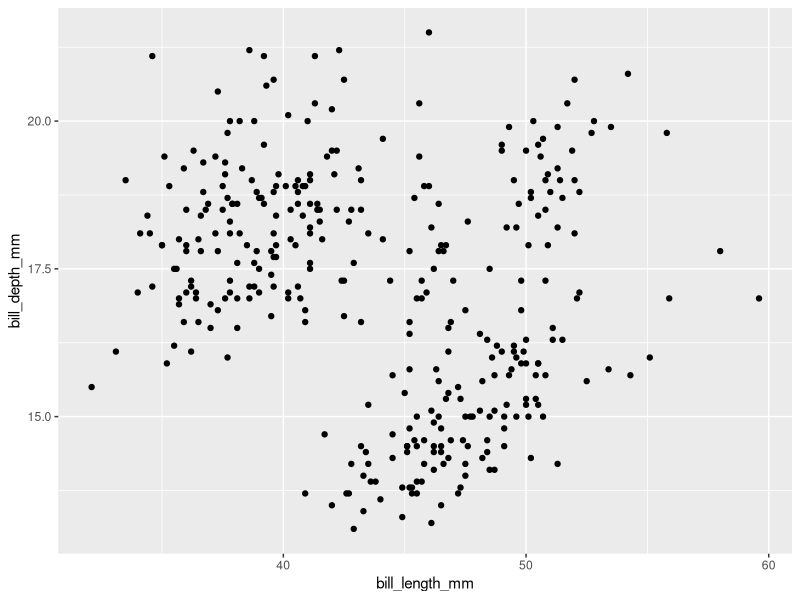
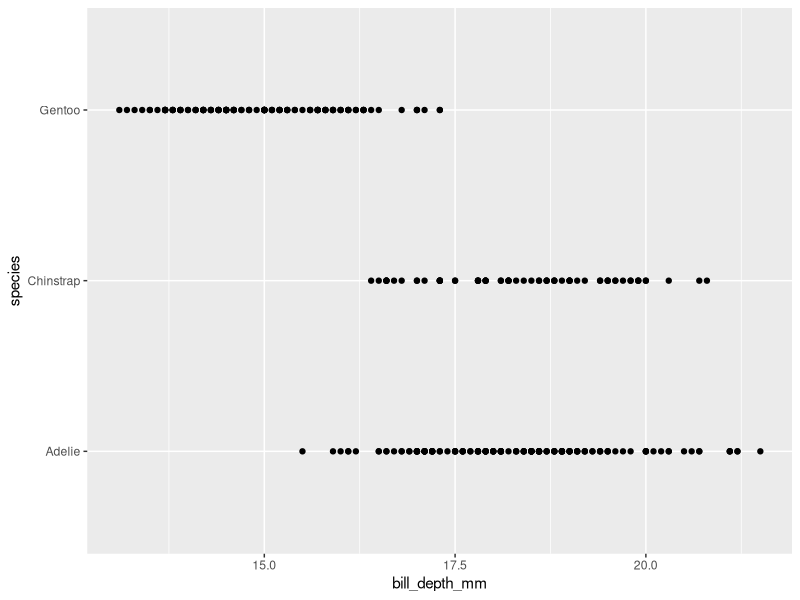
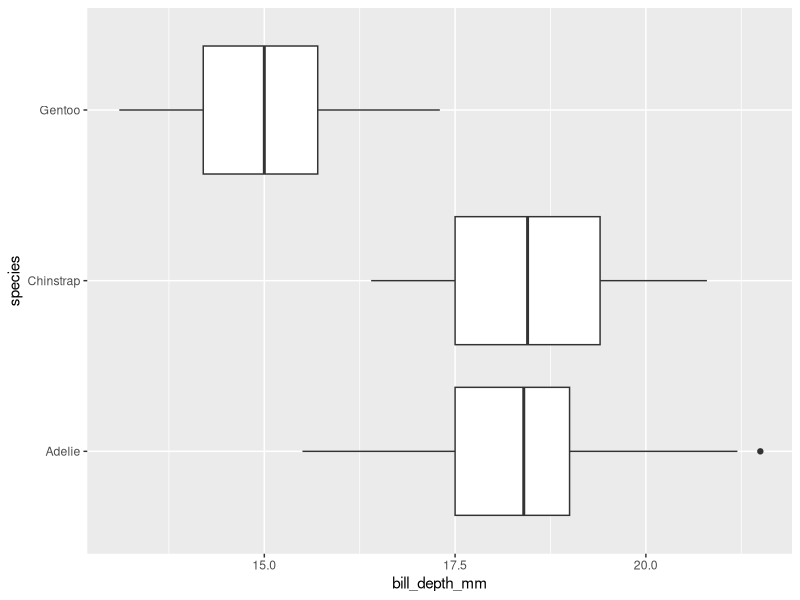
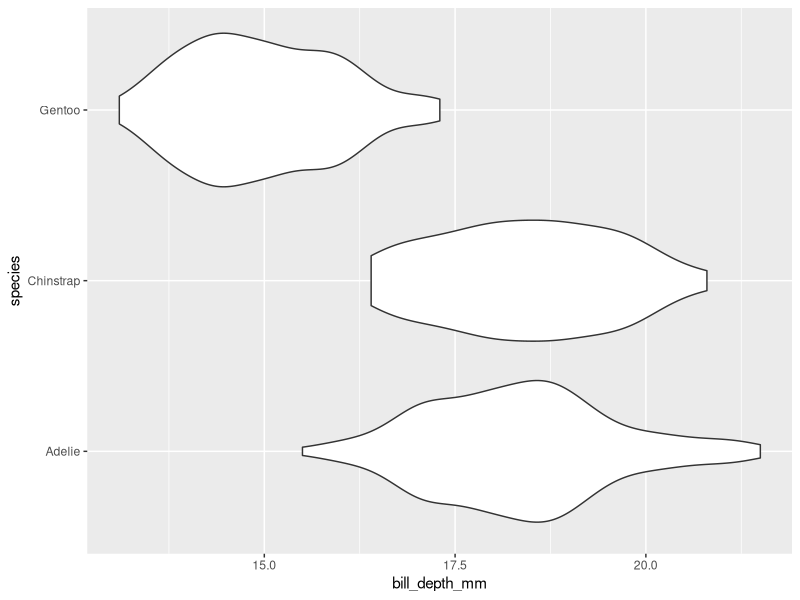
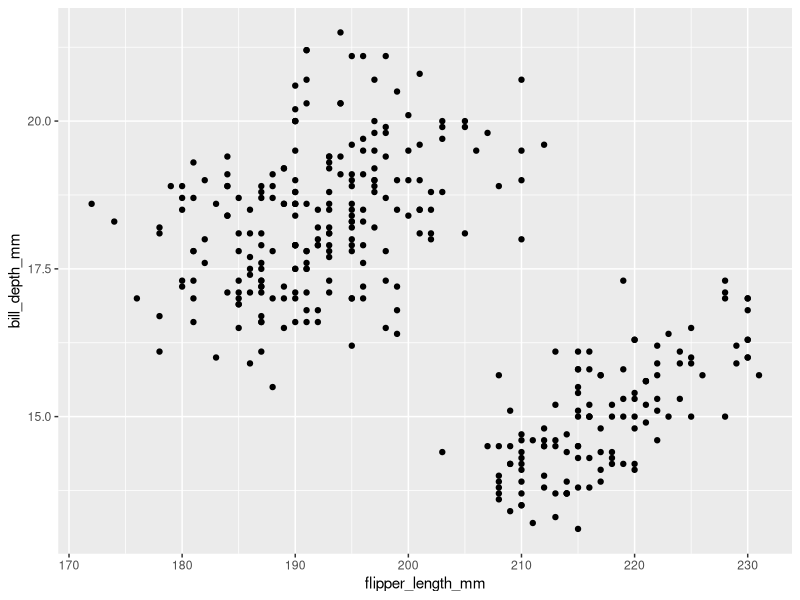
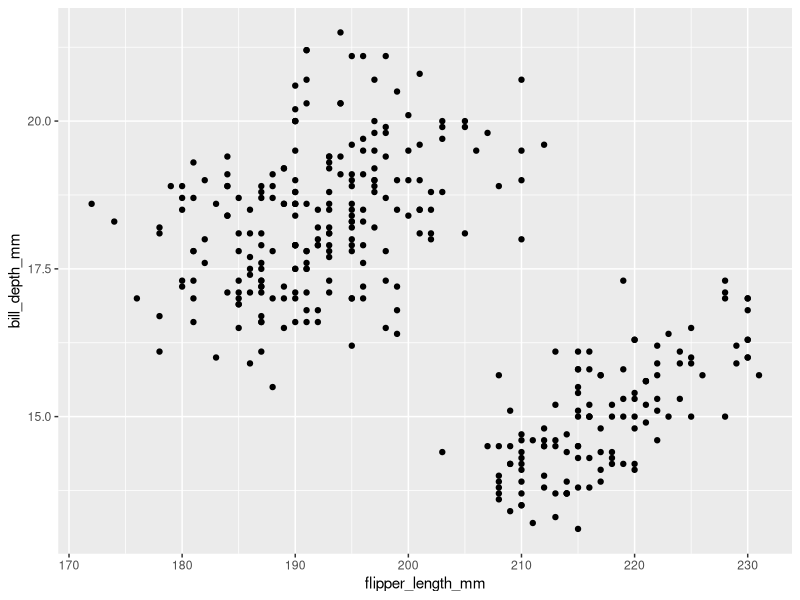
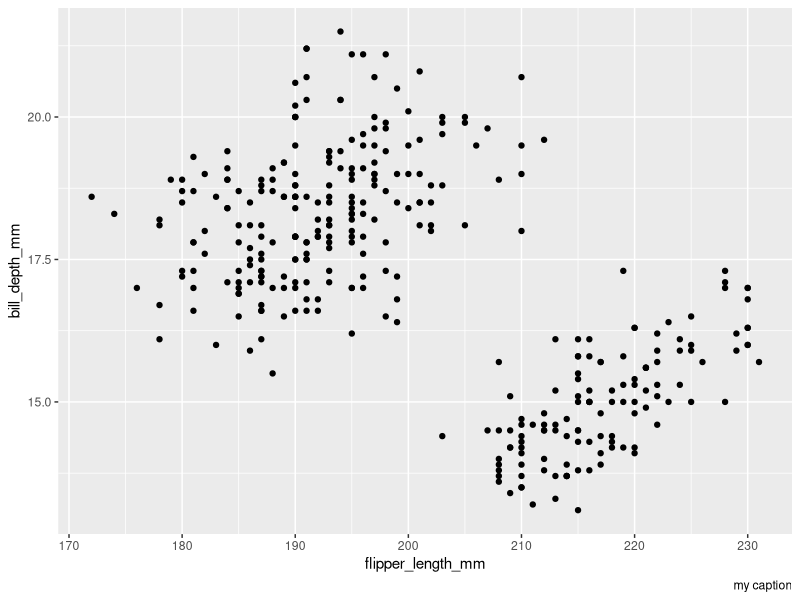
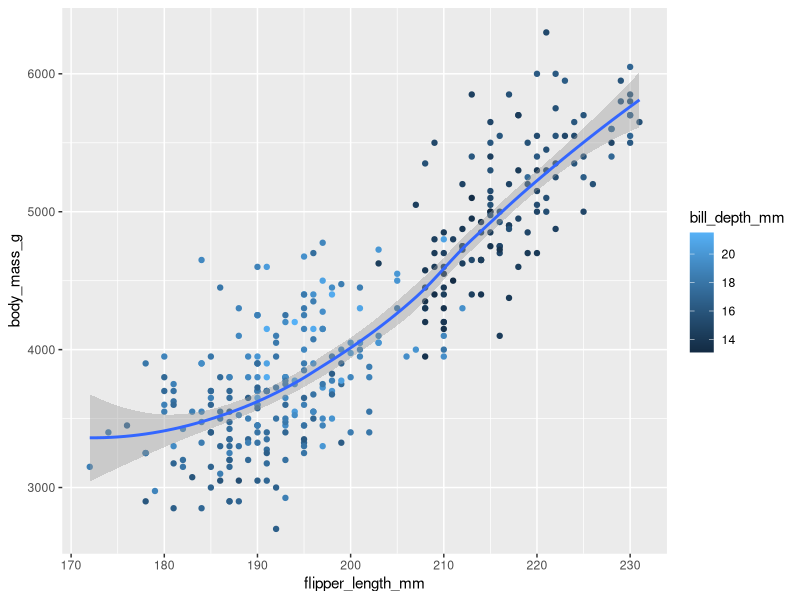

These charts were generated, in order, by the following R code:
## ---- chunk 1
library(tidyverse)
library(palmerpenguins)
## ---- chunk 2
penguins
## ---- chunk 3
nrow(penguins)
ncol(penguins)
## ---- chunk 4
ggplot(data = penguins) +
  geom_point(mapping = aes(x = bill_length_mm, y = bill_depth_mm))
## ---- chunk 5
ggplot(data = penguins) +
  geom_point(mapping = aes(x = bill_depth_mm, y = species))
## ---- chunk 6
ggplot(data = penguins) +
  geom_boxplot(mapping = aes(x = bill_depth_mm, y = species))
## ---- chunk 7
ggplot(data = penguins) +
  geom_violin(mapping = aes(x = bill_depth_mm, y = species))
## ---- chunk 8
ggplot(data = penguins) + 
  geom_point(mapping = aes(x = flipper_length_mm, y = bill_depth_mm))
## ---- chunk 9
ggplot(data = penguins) + 
  geom_point(mapping = aes(x = flipper_length_mm, y = bill_depth_mm), na.rm = TRUE)
## ---- chunk 10
ggplot(data = penguins) + 
  geom_point(mapping = aes(x = flipper_length_mm, y = bill_depth_mm), na.rm = TRUE) +
  labs(
    caption = "my caption"
  )
## ---- chunk 11
ggplot(data = penguins, mapping = aes(x = flipper_length_mm, y = body_mass_g)) +
  geom_point(mapping = aes(color = bill_depth_mm)) +
  geom_smooth(method = "loess", formula = "y ~ x")
## ---- chunk 12
ggplot(
  data = penguins,
  mapping = aes(x = flipper_length_mm, y = body_mass_g, color = island)
) +
  geom_point() +
  geom_smooth(se = FALSE)
## ---- chunk 13
ggplot(
  data = penguins,
  mapping = aes(x = flipper_length_mm, y = body_mass_g)
) +
  geom_point() +
  geom_smooth()

ggplot() +
  geom_point(
    data = penguins,
    mapping = aes(x = flipper_length_mm, y = body_mass_g)
  ) +
  geom_smooth(
    data = penguins,
    mapping = aes(x = flipper_length_mm, y = body_mass_g)
  )
